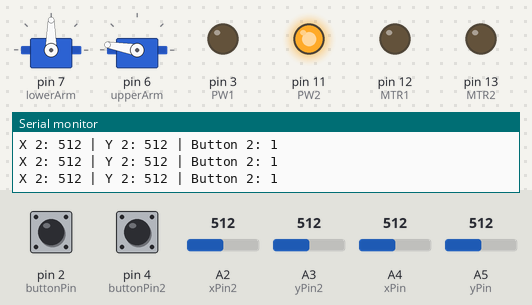
Simulated run of this sketch. Board: Arduino Uno, built with avr-gcc and run on an emulated ATmega328P. Parts: 2 × servo, output pins drawn as LEDs (lit = HIGH), the last lines printed to the serial monitor. The test bench sets the inputs (shaded band); at power-on: A5 (yPin) = 512, A2 (xPin2) = 512, A4 (xPin) = 512, A3 (yPin2) = 512, pin 2 (buttonPin) HIGH, pin 4 (buttonPin2) HIGH.

Above: at 1.2 s.
1.3 s: A5 (yPin) set to 487
At 4.0 s:
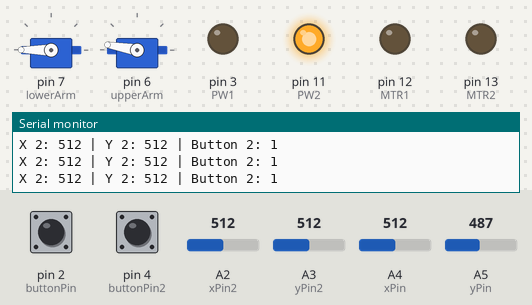
4.3 s: A2 (xPin2) set to 487
At 5.6 s:
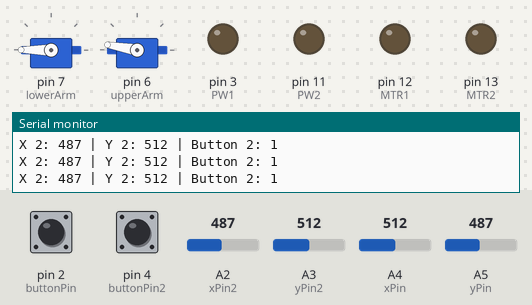
7.3 s: A4 (xPin) set to 483
At 7.53 s:
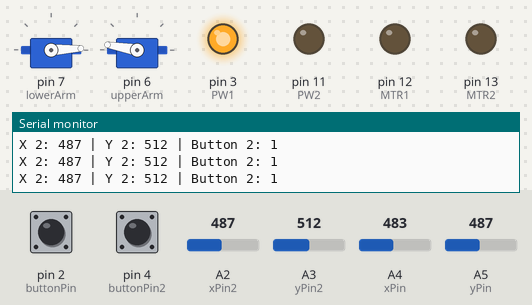
10.3 s: A3 (yPin2) set to 550
At 11.04 s:
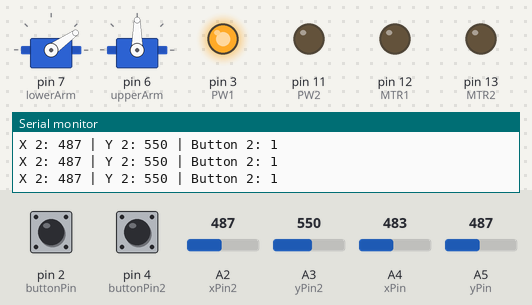
13.3 s: A2 (xPin2) set to 470
At 14.65 s:
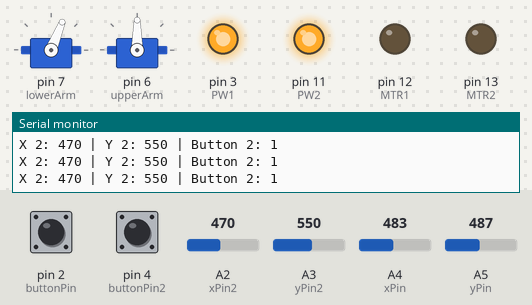
16.3 s: A3 (yPin2) set to 530
At 18.15 s:
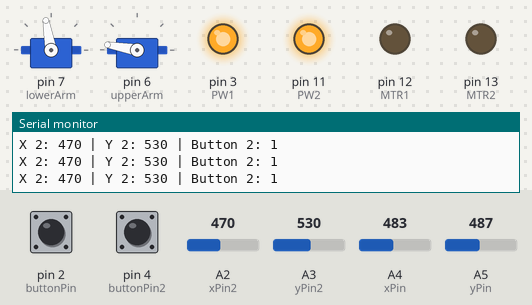
Timing chart, 0 to 24.1 s (numbered marks = the images above; inputs shaded):
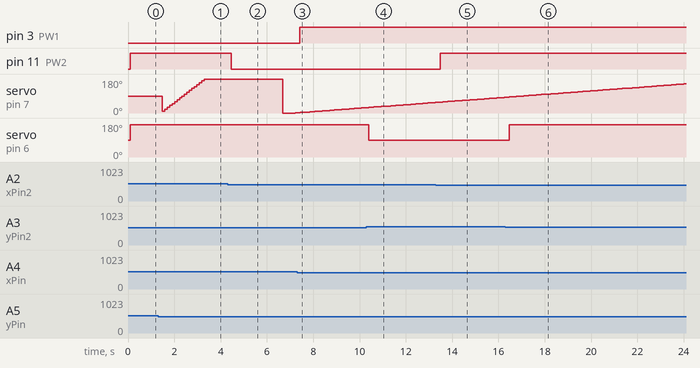

The sketch:

RoboArmV2.0.ino.ino
```cpp
#include <Servo.h>
Servo lowerArm;
Servo upperArm;
int MTR1 = 12;
int MTR2 = 13;
int PW1 = 3;
int PW2 = 11;
int xPin = A4;
int yPin = A5;
int buttonPin = 2;
int xPosition = 0;
int yPosition = 0;
int buttonState = 0;
int xPin2 = A2;
int yPin2 = A3;
int buttonPin2 = 4;
int xPosition2 = 0;
int yPosition2= 0;
int buttonState2 = 0;
int xPWR;
int yPWR;
int angle = 0;

void setup() {
  // initialize serial communications at 9600 bps:
  Serial.begin(9600);
  pinMode(MTR1, OUTPUT);
  pinMode(MTR2, OUTPUT);
  pinMode(PW1, OUTPUT);
  pinMode(PW2, OUTPUT);
  pinMode(xPin, INPUT);
  pinMode(yPin, INPUT);
  pinMode(buttonPin, INPUT_PULLUP);
  pinMode(xPin2, INPUT);
  pinMode(yPin2, INPUT);
  pinMode(buttonPin2, INPUT_PULLUP);
  lowerArm.attach(7);
  upperArm.attach(6);
  // For versions prior to Arduino 1.0.1
  // pinMode(buttonPin, INPUT);
  // digitalWrite(buttonPin, HIGH);

}

void loop() {
  xPosition = analogRead(xPin);
  yPosition = analogRead(yPin);
  buttonState = digitalRead(buttonPin);
  xPosition2 = analogRead(xPin2);
  yPosition2 = analogRead(yPin2);
  buttonState2 = digitalRead(buttonPin2);
  delay(100);
  Serial.print("X 2: ");
  Serial.print(xPosition2);
  Serial.print(" | Y 2: ");
  Serial.print(yPosition2);
  Serial.print(" | Button 2: ");
  Serial.println(buttonState2);

   if(xPosition > 540){
  digitalWrite(MTR1, HIGH);
  analogWrite(PW1, 255);
  }else if(xPosition < 500){
    analogWrite(MTR1, LOW);
    analogWrite(PW1, 255);
  }else{
    analogWrite(PW1, 0);
  }

  if(yPosition > 540){
angle -= 10;
    lowerArm.write(angle);
  }else if(yPosition < 500){
      angle += 10;
    lowerArm.write(angle);
  }

  if(xPosition2 > 500){
  analogWrite(MTR2, HIGH);
  analogWrite(PW2, 255);
  }
  else if(xPosition2 < 480){
   analogWrite(MTR2, LOW);
    analogWrite(PW2, 255);
  }else{
    analogWrite(PW2, 0);
  }

    if(yPosition2 > 530){
    upperArm.write(90);
  } if(yPosition2 <= 530){
    upperArm.write(170);
  }
  delay(5);
}
```

Measured:
- the behaviour switches between 500 and 499 on A5 (yPin) (found by bisection; images 0 and 1)
- the behaviour switches between 501 and 500 on A2 (xPin2) (found by bisection; images 1 and 2)
- the behaviour switches between 500 and 499 on A4 (xPin) (found by bisection; images 2 and 3)
- after the input at 1.3 s, servo on pin 7 (lowerArm): 90° → 10° after 0.18 s, → 20° 0.11 s later, → 30° 0.11 s later, → 40° 0.11 s later, … (18 changes in this stretch)
- after the input at 4.3 s, pin 11 (PW2): HIGH → LOW after 0.16 s
- after the input at 7.3 s, pin 3 (PW1): LOW → HIGH after 0.13 s
- after the input at 10.3 s, servo on pin 6 (upperArm): 170° → 90° after 0.10 s
- after the input at 13.3 s, pin 11 (PW2): LOW → HIGH after 0.18 s
- after the input at 16.3 s, servo on pin 6 (upperArm): 90° → 170° after 0.16 s
